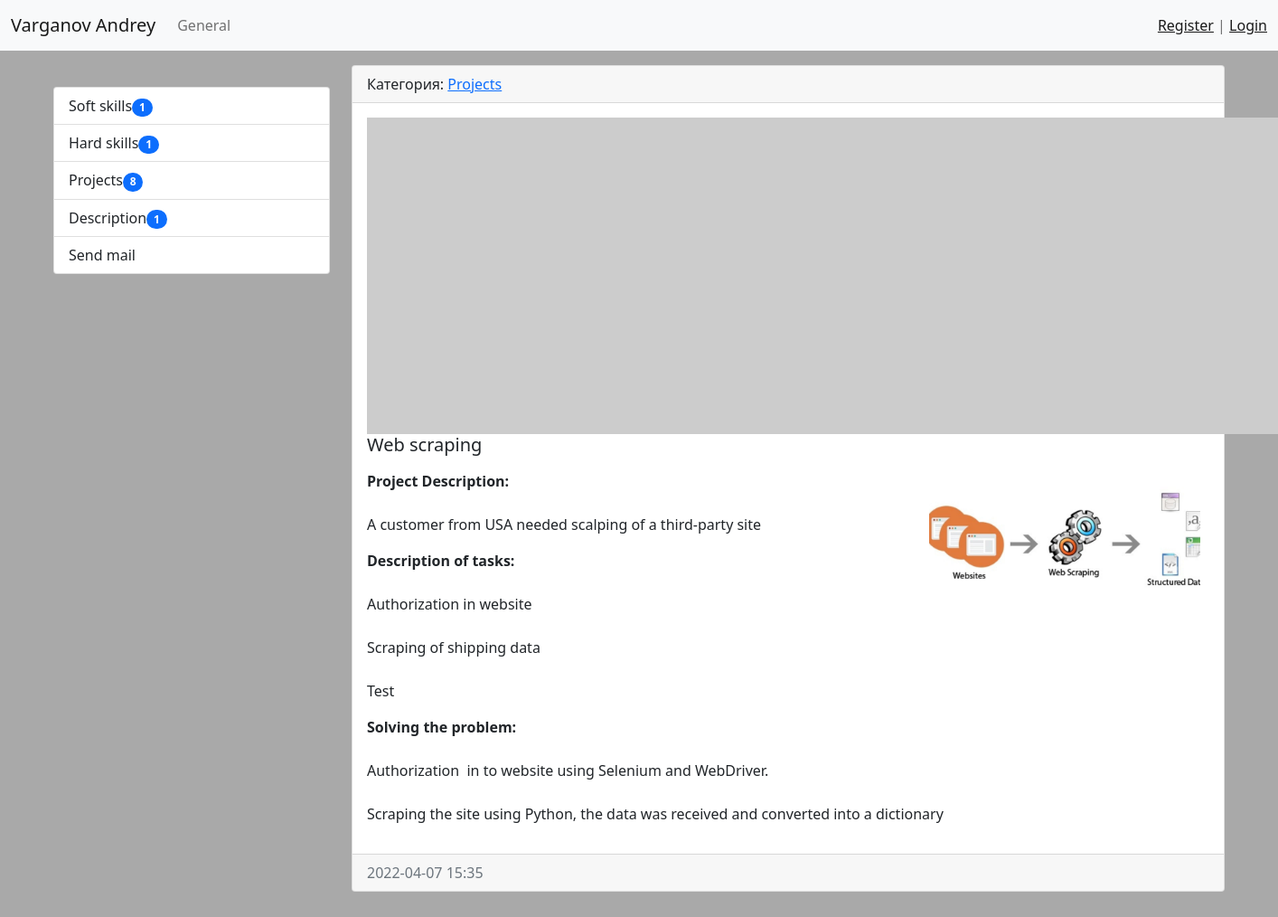
The app's page /news/news/25/ with its own data.
### home/models.py (models this page shows, shortened)
class Category(models.Model):
    title = models.CharField(max_length=150, db_index=True, verbose_name='Категория')
    def get_absolute_url(self):
        return reverse('category', kwargs={"category_id": self.pk})
    def __str__(self):
        return self.title
    class Meta:
        verbose_name = 'Категория'
        verbose_name_plural = 'Категории'
        ordering = ['title']

class News_columns(models.Model):
    title = models.CharField(max_length=150, verbose_name='Наименование')
    content = models.TextField(blank=True, verbose_name='Контент')
    created_at = models.DateTimeField(auto_now_add=True, verbose_name='Опублековоно')
    updated_at = models.DateTimeField(auto_now=True, verbose_name='Изменино')
    photo = models.ImageField(blank=True, upload_to='photos/%Y/%m/%d', verbose_name='Фото')
    is_published = models.BooleanField(default=True, verbose_name='Выбрано')
    category = models.ForeignKey('Category', on_delete=models.PROTECT, verbose_name='Категории')
    views = models.IntegerField(default=0)
    class Meta:
        verbose_name = 'Новость'
        verbose_name_plural = 'Новости'
        ordering = ['-created_at']

### home/views.py (the view)
# urls.py: path('news/<int:pk>/', ViewNews.as_view(), name='view_news'),
class ViewNews(DetailView):
    model = News_columns
    context_object_name = 'news_item'

### home/templatetags/news_tags.py (called while the page is built)
@register.inclusion_tag('home/list_cat.html')
def show_categories(arg1='Helo', arg2= 'Word'):
    categories = Category.objects.annotate(cnt=Count('news_columns', filter=F('news_columns__is_published'))).filter(cnt__gt=0)
    return {"categories": categories, "arg1": arg1, "arg2": arg2}

### home/templates/home/news_columns_detail.html (shortened to what this page needs)
{% extends 'base.html' %}
{% block sidebar %}
{% include 'inc/_sitebar.html' %}
{% endblock %}
{% block content %}
<div class="card mb-3">
<div class="card-header">
  Категория: <a href="{{ news_item.category.get_absolute_url }}">{{ news_item.category }}</a>
</div>
<div class="card-body">
    {% if news_item.photo %}
        <img src="{{ news_item.photo.url }}" alt="" width="350" class="float-left mr-3">
    {% else %}
        <img src="https://picsum.photos/id/1060/350/350/300/?grayscale&blur=2" alt="" class="float-left mr-3">
        {% endif %}
        <h5 class="card-title">{{ news_item.title }}</h5>
    <p class="card-text">{{ news_item.content|safe|linebreaks }}</p>
</div>
<div class="card-footer text-muted">
    {{ news_item.created_at|date:"Y-m-d H:i" }}
</div>
</div>
{% endblock %}

### templates/base.html (shortened to what this page needs)
{% load static %}
<!doctype html>
<html lang="en">
  <head>
    <link rel="stylesheet" href="{% static 'bootstrap/css/bootstrap.min.css' %}">
    <link rel="stylesheet" href="{% static 'css/style.css' %}">
  </head>
  <body>
{% include 'inc/_nav.html' %}
<div class="container mt-3">
    <div class="row">
        <div class="col-md-3">
            {% block sidebar %}SIDERBAR{% endblock %}
        </div>
        <div class="col-md-9">
            {% block content %}CONTENT{% endblock %}
        </div>
  </div>
</div>
  </body>

### templates/inc/_nav.html (shortened to what this page needs)
<nav class="navbar navbar-expand-lg navbar-light bg-light">
  <div class="container-fluid">
    <a class="navbar-brand" href="{% url 'home' %}">Varganov Andrey</a>
    <div class="collapse navbar-collapse" id="navbarSupportedContent">
      <ul class="navbar-nav me-auto">
        <li class="nav-item"><a class="nav-link" href="{% url 'home' %}">General</a></li>
      </ul>
       <span class="navbar-text">
           {% if request.user.is_authenticated %}
           Welcome my site, {{ user.username }} | <a href="{% url 'logout' %}">Exit</a>
           {% else %}
           <a href="{% url 'register' %}">Register</a> | <a href="{% url 'login' %}">Login</a>
           {% endif %}
       </span>
    </div>
  </div>
 </nav>

### templates/inc/_sitebar.html (shortened to what this page needs)
{% load news_tags %}
<br>
{% show_categories %}

### home/templates/home/list_cat.html
<div class="list-group">
    {% for item_cat in categories %}
        <a href="{{ item_cat.get_absolute_url }}" class="list-group-item list-group-item-action" aria-current="true">{{ item_cat.title }}<span class="badge bg-primary rounded-pill">{{ item_cat.cnt }}</span></a>
    {% endfor %}
    <a class="list-group-item list-group-item-action" href="{% url "send_mail" %}" role="button">Send mail</a>
</div>

### urba_web/static/css/style.css (style rules this page uses)
body { background-color: #A9A9A9; }

### records on screen
Category: title "Soft skills", cnt "1"
Category: title "Hard skills", cnt "1"
Category: title "Projects", cnt "8"
Category: title "Description", cnt "1"
News_columns: category "Projects", title "Web scraping", content (picture), content "Project Description: A customer from USA needed scalping of a third-party site Description of tasks: Authorization in website Scraping of shipping data Test Solving the problem: Authorization in to website using Selenium and WebDriver. Scraping the site using Python, the data was received and converted into a dictionary", created_at "2022-04-07 15:35"
